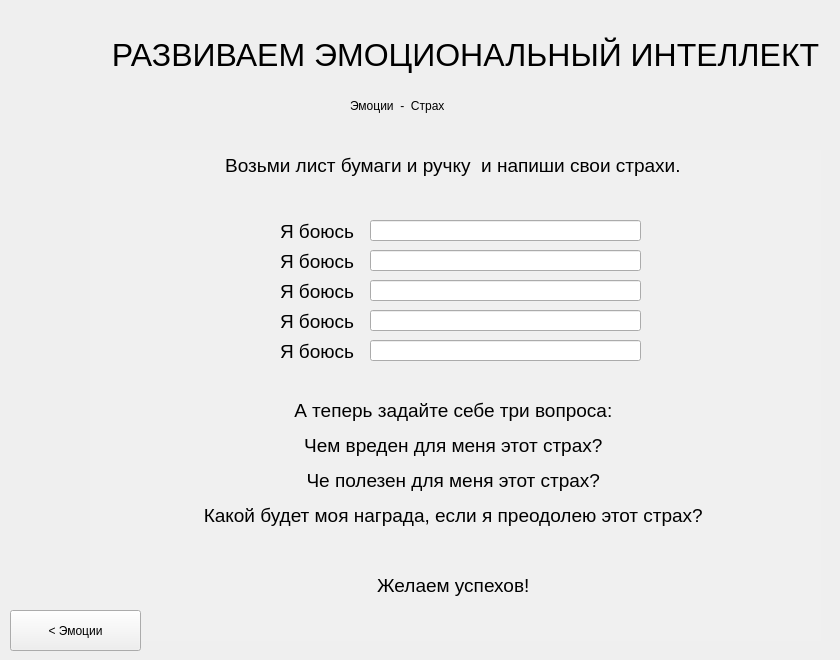
   <widget class="QWidget" name="page_9">
    <widget class="QLabel" name="label_125">
     <property name="geometry">
      <rect>
       <x>100</x>
       <y>10</y>
       <width>731</width>
       <height>91</height>
      </rect>
     </property>
     <property name="styleSheet">
      <string notr="true">font-family:Arial;
font-size:24pt;</string>
     </property>
     <property name="text">
      <string>&lt;html&gt;&lt;head/&gt;&lt;body&gt;&lt;p align=&quot;center&quot;&gt;РАЗВИВАЕМ ЭМОЦИОНАЛЬНЫЙ ИНТЕЛЛЕКТ&lt;/p&gt;&lt;/body&gt;&lt;/html&gt;</string>
     </property>
    </widget>
    <widget class="QTextEdit" name="textEdit_58">
     <property name="enabled">
      <bool>false</bool>
     </property>
     <property name="geometry">
      <rect>
       <x>90</x>
       <y>150</y>
       <width>731</width>
       <height>491</height>
      </rect>
     </property>
     <property name="styleSheet">
      <string notr="true">font: 12pt &quot;Arial&quot;;
background-color:#f0f0f0;
border:0;
color:black;</string>
     </property>
     <property name="verticalScrollBarPolicy">
      <enum>Qt::ScrollBarAlwaysOff</enum>
     </property>
     <property name="horizontalScrollBarPolicy">
      <enum>Qt::ScrollBarAlwaysOff</enum>
     </property>
     <property name="html">
      <string>&lt;!DOCTYPE HTML PUBLIC &quot;-//W3C//DTD HTML 4.0//EN&quot; &quot;http://www.w3.org/TR/REC-html40/strict.dtd&quot;&gt;
&lt;html&gt;&lt;head&gt;&lt;meta name=&quot;qrichtext&quot; content=&quot;1&quot; /&gt;&lt;style type=&quot;text/css&quot;&gt;
p, li { white-space: pre-wrap; }
&lt;/style&gt;&lt;/head&gt;&lt;body style=&quot; font-family:'Arial'; font-size:12pt; font-weight:400; font-style:normal;&quot;&gt;
&lt;p align=&quot;center&quot; style=&quot; margin-top:12px; margin-bottom:0px; margin-left:0px; margin-right:0px; -qt-block-indent:0; text-indent:0px;&quot;&gt;&lt;span style=&quot; font-family:'Arial','sans-serif'; font-size:14pt;&quot;&gt;Возьми лист бумаги и ручку  и напиши свои страхи.&lt;/span&gt;&lt;span style=&quot; font-size:14pt;&quot;&gt; &lt;/span&gt;&lt;/p&gt;
&lt;p align=&quot;center&quot; style=&quot;-qt-paragraph-type:empty; margin-top:12px; margin-bottom:0px; margin-left:0px; margin-right:0px; -qt-block-indent:0; text-indent:0px; font-size:14pt;&quot;&gt;&lt;br /&gt;&lt;/p&gt;
&lt;p align=&quot;center&quot; style=&quot;-qt-paragraph-type:empty; margin-top:12px; margin-bottom:0px; margin-left:0px; margin-right:0px; -qt-block-indent:0; text-indent:0px; font-size:14pt;&quot;&gt;&lt;br /&gt;&lt;/p&gt;
&lt;p align=&quot;center&quot; style=&quot;-qt-paragraph-type:empty; margin-top:12px; margin-bottom:0px; margin-left:0px; margin-right:0px; -qt-block-indent:0; text-indent:0px; font-size:14pt;&quot;&gt;&lt;br /&gt;&lt;/p&gt;
&lt;p align=&quot;center&quot; style=&quot;-qt-paragraph-type:empty; margin-top:12px; margin-bottom:0px; margin-left:0px; margin-right:0px; -qt-block-indent:0; text-indent:0px; font-size:14pt;&quot;&gt;&lt;br /&gt;&lt;/p&gt;
&lt;p align=&quot;center&quot; style=&quot;-qt-paragraph-type:empty; margin-top:12px; margin-bottom:0px; margin-left:0px; margin-right:0px; -qt-block-indent:0; text-indent:0px; font-size:14pt;&quot;&gt;&lt;br /&gt;&lt;/p&gt;
&lt;p align=&quot;center&quot; style=&quot;-qt-paragraph-type:empty; margin-top:12px; margin-bottom:0px; margin-left:0px; margin-right:0px; -qt-block-indent:0; text-indent:0px; font-size:14pt;&quot;&gt;&lt;br /&gt;&lt;/p&gt;
&lt;p align=&quot;center&quot; style=&quot; margin-top:12px; margin-bottom:0px; margin-left:0px; margin-right:0px; -qt-block-indent:0; text-indent:0px;&quot;&gt;&lt;span style=&quot; font-family:'Arial','sans-serif'; font-size:14pt;&quot;&gt;А теперь задайте себе три вопроса:&lt;/span&gt; &lt;/p&gt;
&lt;p align=&quot;center&quot; style=&quot; margin-top:12px; margin-bottom:12px; margin-left:0px; margin-right:0px; -qt-block-indent:0; text-indent:0px;&quot;&gt;&lt;span style=&quot; font-family:'Arial','sans-serif'; font-size:14pt;&quot;&gt;Чем вреден для меня этот страх?&lt;/span&gt; &lt;/p&gt;
&lt;p align=&quot;center&quot; style=&quot; margin-top:12px; margin-bottom:12px; margin-left:0px; margin-right:0px; -qt-block-indent:0; text-indent:0px;&quot;&gt;&lt;span style=&quot; font-family:'Arial','sans-serif'; font-size:14pt;&quot;&gt;Че полезен для меня этот страх?&lt;/span&gt; &lt;/p&gt;
&lt;p align=&quot;center&quot; style=&quot; margin-top:12px; margin-bottom:12px; margin-left:0px; margin-right:0px; -qt-block-indent:0; text-indent:0px;&quot;&gt;&lt;span style=&quot; font-family:'Arial','sans-serif'; font-size:14pt;&quot;&gt;Какой будет моя награда, если я преодолею этот страх?&lt;/span&gt; &lt;/p&gt;
&lt;p align=&quot;center&quot; style=&quot; margin-top:12px; margin-bottom:12px; margin-left:0px; margin-right:0px; -qt-block-indent:0; text-indent:0px;&quot;&gt;&lt;span style=&quot; font-family:'Arial','sans-serif'; font-size:14pt;&quot;&gt; &lt;/span&gt; &lt;span style=&quot; font-family:'Arial','sans-serif'; font-size:14pt;&quot;&gt; &lt;/span&gt; &lt;/p&gt;
&lt;p align=&quot;center&quot; style=&quot; margin-top:12px; margin-bottom:12px; margin-left:0px; margin-right:0px; -qt-block-indent:0; text-indent:0px;&quot;&gt;&lt;span style=&quot; font-family:'Arial','sans-serif'; font-size:14pt;&quot;&gt;Желаем успехов!&lt;/span&gt; &lt;/p&gt;&lt;/body&gt;&lt;/html&gt;</string>
     </property>
    </widget>
    <widget class="QLabel" name="label_126">
     <property name="geometry">
      <rect>
       <x>350</x>
       <y>80</y>
       <width>261</width>
       <height>51</height>
      </rect>
     </property>
     <property name="styleSheet">
      <string notr="true">font: 20pt &quot;Arial&quot;;</string>
     </property>
     <property name="text">
      <string>Эмоции  -  Страх</string>
     </property>
    </widget>
    <widget class="QLabel" name="label_129">
     <property name="geometry">
      <rect>
       <x>280</x>
       <y>211</y>
       <width>81</width>
       <height>41</height>
      </rect>
     </property>
     <property name="text">
      <string>&lt;html&gt;&lt;head/&gt;&lt;body&gt;&lt;p&gt;&lt;span style=&quot; font-family:'Arial','sans-serif'; font-size:14pt;&quot;&gt;Я боюсь&lt;/span&gt;&lt;/p&gt;&lt;/body&gt;&lt;/html&gt;</string>
     </property>
    </widget>
    <widget class="QLineEdit" name="lineEdit_79">
     <property name="geometry">
      <rect>
       <x>370</x>
       <y>220</y>
       <width>271</width>
       <height>21</height>
      </rect>
     </property>
     <property name="styleSheet">
      <string notr="true">color:#696969;</string>
     </property>
    </widget>
    <widget class="QLineEdit" name="lineEdit_80">
     <property name="geometry">
      <rect>
       <x>370</x>
       <y>250</y>
       <width>271</width>
       <height>21</height>
      </rect>
     </property>
     <property name="styleSheet">
      <string notr="true">color:#696969;</string>
     </property>
    </widget>
    <widget class="QLabel" name="label_133">
     <property name="geometry">
      <rect>
       <x>280</x>
       <y>241</y>
       <width>81</width>
       <height>41</height>
      </rect>
     </property>
     <property name="text">
      <string>&lt;html&gt;&lt;head/&gt;&lt;body&gt;&lt;p&gt;&lt;span style=&quot; font-family:'Arial','sans-serif'; font-size:14pt;&quot;&gt;Я боюсь&lt;/span&gt;&lt;/p&gt;&lt;/body&gt;&lt;/html&gt;</string>
     </property>
    </widget>
    <widget class="QLineEdit" name="lineEdit_81">
     <property name="geometry">
      <rect>
       <x>370</x>
       <y>280</y>
       <width>271</width>
       <height>21</height>
      </rect>
     </property>
     <property name="styleSheet">
      <string notr="true">color:#696969;</string>
     </property>
    </widget>
    <widget class="QLineEdit" name="lineEdit_82">
     <property name="geometry">
      <rect>
       <x>370</x>
       <y>310</y>
       <width>271</width>
       <height>21</height>
      </rect>
     </property>
     <property name="styleSheet">
      <string notr="true">color:#696969;</string>
     </property>
    </widget>
    <widget class="QLabel" name="label_134">
     <property name="geometry">
      <rect>
       <x>280</x>
       <y>271</y>
       <width>81</width>
       <height>41</height>
      </rect>
     </property>
     <property name="text">
      <string>&lt;html&gt;&lt;head/&gt;&lt;body&gt;&lt;p&gt;&lt;span style=&quot; font-family:'Arial','sans-serif'; font-size:14pt;&quot;&gt;Я боюсь&lt;/span&gt;&lt;/p&gt;&lt;/body&gt;&lt;/html&gt;</string>
     </property>
    </widget>
    <widget class="QLabel" name="label_135">
     <property name="geometry">
      <rect>
       <x>280</x>
       <y>301</y>
       <width>81</width>
       <height>41</height>
      </rect>
     </property>
     <property name="text">
      <string>&lt;html&gt;&lt;head/&gt;&lt;body&gt;&lt;p&gt;&lt;span style=&quot; font-family:'Arial','sans-serif'; font-size:14pt;&quot;&gt;Я боюсь&lt;/span&gt;&lt;/p&gt;&lt;/body&gt;&lt;/html&gt;</string>
     </property>
    </widget>
    <widget class="QLineEdit" name="lineEdit_83">
     <property name="geometry">
      <rect>
       <x>370</x>
       <y>340</y>
       <width>271</width>
       <height>21</height>
      </rect>
     </property>
     <property name="styleSheet">
      <string notr="true">color:#696969;</string>
     </property>
    </widget>
    <widget class="QLabel" name="label_136">
     <property name="geometry">
      <rect>
       <x>280</x>
       <y>331</y>
       <width>81</width>
       <height>41</height>
      </rect>
     </property>
     <property name="text">
      <string>&lt;html&gt;&lt;head/&gt;&lt;body&gt;&lt;p&gt;&lt;span style=&quot; font-family:'Arial','sans-serif'; font-size:14pt;&quot;&gt;Я боюсь&lt;/span&gt;&lt;/p&gt;&lt;/body&gt;&lt;/html&gt;</string>
     </property>
    </widget>
    <widget class="QPushButton" name="pushButton_226">
     <property name="geometry">
      <rect>
       <x>10</x>
       <y>610</y>
       <width>131</width>
       <height>41</height>
      </rect>
     </property>
     <property name="text">
      <string>&lt; Эмоции</string>
     </property>
    </widget>
   </widget>
